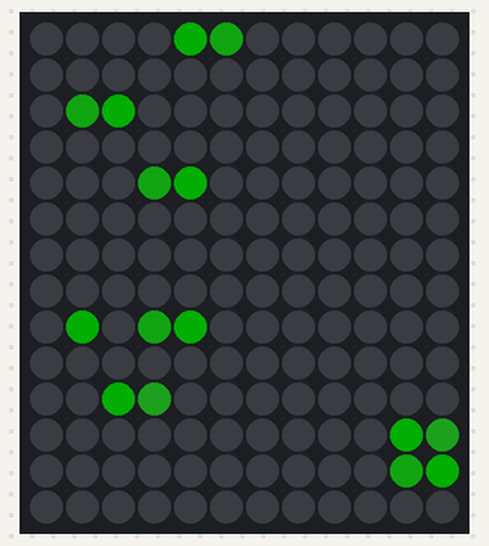
A sketch run on a simulated Arduino Uno, built with avr-gcc and run on an emulated ATmega328P. Parts: 12×14 RGB LED matrix (first LED top left, wired row by row). Dim RGB values are drawn brighter than linear; random numbers use the default seed unless the sketch sets one.

Above: at 0.13 s.
At 0.98 s:
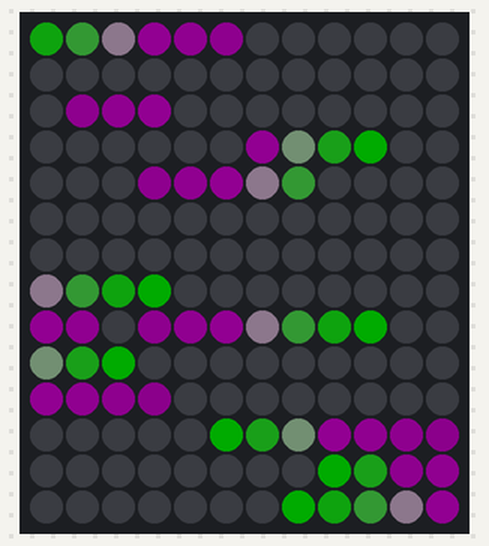
At 1.75 s:
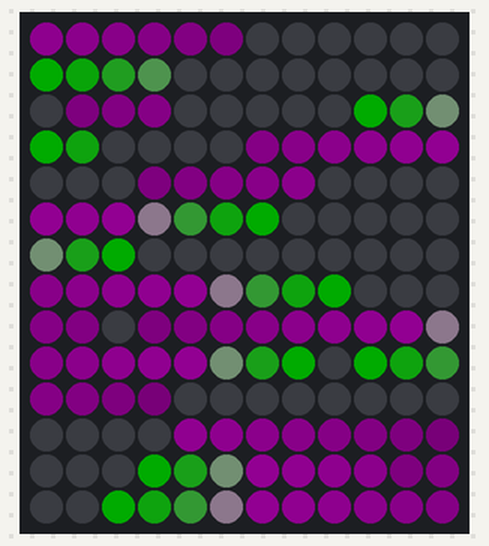
At 10.85 s:
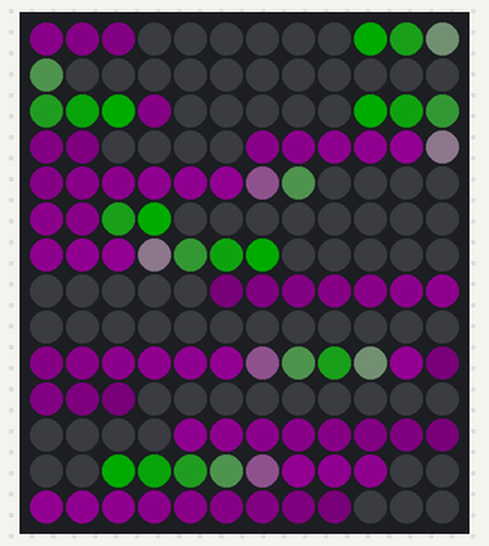
At 20.09 s:
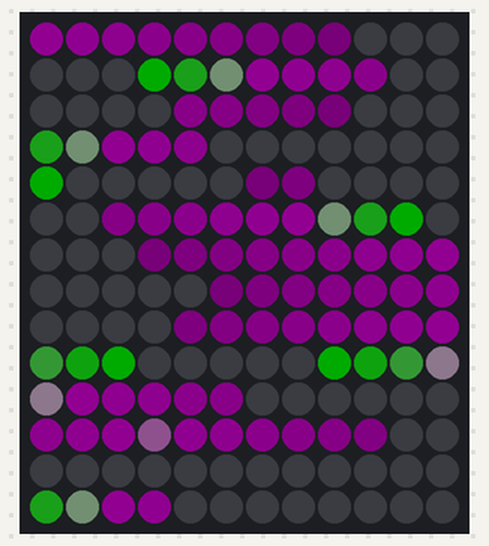
At 39.78 s:
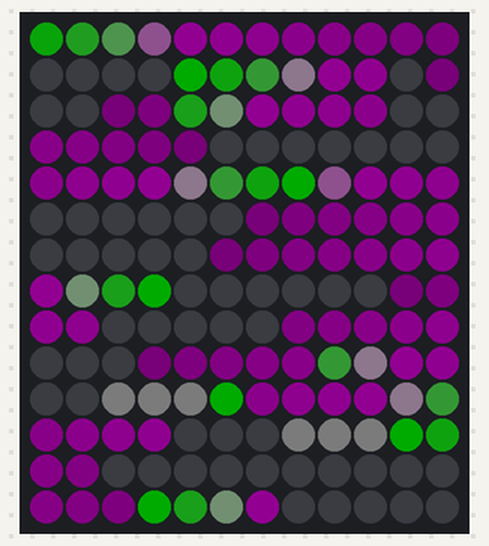

The sketch:

DigitalRaing_Lightning.ino
```cpp
#include <Adafruit_NeoPixel.h>

#define PIN         6
#define WIDTH       12
#define HEIGHT      14
#define NUMPIXELS   (WIDTH * HEIGHT)
#define BRIGHTNESS  50

Adafruit_NeoPixel strip(NUMPIXELS, PIN, NEO_GRB + NEO_KHZ800);

// === 3D printed lava lamp mapping ===
int XY(int x, int y) {
    uint8_t physCol = (WIDTH - 1) - x; // reverse columns (right → left)
    uint16_t i;

    if (physCol & 0x01) {
        // Odd columns go DOWN
        i = physCol * HEIGHT + y;
    } else {
        // Even columns go UP
        i = physCol * HEIGHT + (HEIGHT - 1 - y);
    }
    return i;
}

// --- Drop structure ---
struct Drop {
    int headY = -1;     // current head position
    int originY = 0;    // starting Y position of drop
    int tailLength;
};

Drop drops[WIDTH];

// Timing control
int frameCounter = 0;
const int updateInterval = 2;  // slower rain

void setup() {
    strip.begin();
    strip.setBrightness(BRIGHTNESS);
    strip.show();

    for (int x = 0; x < WIDTH; x++) {
        drops[x].originY = random(-HEIGHT / 2, HEIGHT);
        drops[x].headY = drops[x].originY;
        drops[x].tailLength = random(3, 5);
    }
}

// --- Smooth fade ---
void fadeAll(uint8_t fadeAmount) {
    for (int i = 0; i < NUMPIXELS; i++) {
        uint32_t c = strip.getPixelColor(i);
        uint8_t r = (c >> 16) & 0xFF;
        uint8_t g = (c >> 8) & 0xFF;
        uint8_t b = c & 0xFF;

        r = r * (255 - fadeAmount) / 255;
        g = g * (255 - fadeAmount) / 255;
        b = b * (255 - fadeAmount) / 255;

        strip.setPixelColor(i, r, g, b);
    }
}

// --- Fade from green to purple ---
uint8_t lerp(uint8_t start, uint8_t end, float t) {
    return (1.0 - t) * start + t * end;
}

uint32_t fadeToPurple(float t) {
    uint8_t r = lerp(0, 100, t);
    uint8_t g = lerp(255, 0, t);
    uint8_t b = lerp(0, 100, t);
    return strip.Color(r, g, b);
}

// --- Lightning flash ---
void lightningFlash() {
    int startX = random(0, WIDTH - 1);
    int endX   = min(startX + random(1, 2), WIDTH - 1);

    // Step 1: Yellow flash
    for (int x = startX; x <= endX; x++) {
        for (int y = 0; y < HEIGHT; y++) {
            strip.setPixelColor(XY(x, y), strip.Color(255, 255, 0));
        }
    }
    strip.show();
    delay(30);

    // Step 2: White cooldown
    for (int x = startX; x <= endX; x++) {
        for (int y = 0; y < HEIGHT; y++) {
            strip.setPixelColor(XY(x, y), strip.Color(255, 255, 255));
        }
    }
    strip.show();
    delay(20);

    // Step 3: Fast fade
    fadeAll(100);
    strip.show();
}

void loop() {
    fadeAll(6);  // smooth trail fading

    // Occasionally flash lightning
    if (random(0, 500) < 5) {
        lightningFlash();
    }

    frameCounter++;
    if (frameCounter >= updateInterval) {
        frameCounter = 0;

        for (int x = 0; x < WIDTH; x++) {
            drops[x].headY++;

            // Bright green head
            if (drops[x].headY >= 0 && drops[x].headY < HEIGHT) {
                strip.setPixelColor(XY(x, drops[x].headY), strip.Color(0, 255, 0));
            }

            // Tail below the head, starting from max(originY, headY - tailLength)
            int tailStart = max(drops[x].originY, drops[x].headY - drops[x].tailLength);
            for (int tailY = tailStart; tailY < drops[x].headY; tailY++) {
                if (tailY >= 0 && tailY < HEIGHT) {
                    float fadeFactor = (float)(drops[x].headY - tailY) / drops[x].tailLength;
                    strip.setPixelColor(XY(x, tailY), fadeToPurple(fadeFactor));
                }
            }

            // Reset when fully off-screen
            if (drops[x].headY - drops[x].tailLength > HEIGHT) {
                drops[x].originY = random(-HEIGHT / 2, HEIGHT);
                drops[x].headY = drops[x].originY;
                drops[x].tailLength = random(3, 6);
            }
        }
    }

    strip.show();
    delay(30);  // overall speed
}
```
